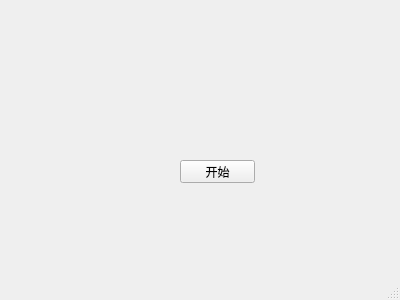
<?xml version="1.0" encoding="UTF-8"?>
<ui version="4.0">
 <class>Client</class>
 <widget class="QMainWindow" name="Client">
  <property name="geometry">
   <rect>
    <x>0</x>
    <y>0</y>
    <width>400</width>
    <height>300</height>
   </rect>
  </property>
  <property name="windowTitle">
   <string>Client</string>
  </property>
  <widget class="QWidget" name="centralwidget">
   <widget class="QPushButton" name="pushButton">
    <property name="geometry">
     <rect>
      <x>180</x>
      <y>160</y>
      <width>75</width>
      <height>23</height>
     </rect>
    </property>
    <property name="text">
     <string>开始</string>
    </property>
   </widget>
  </widget>
  <widget class="QMenuBar" name="menubar">
   <property name="geometry">
    <rect>
     <x>0</x>
     <y>0</y>
     <width>400</width>
     <height>22</height>
    </rect>
   </property>
  </widget>
  <widget class="QStatusBar" name="statusbar"/>
 </widget>
 <resources/>
 <connections/>
</ui>
